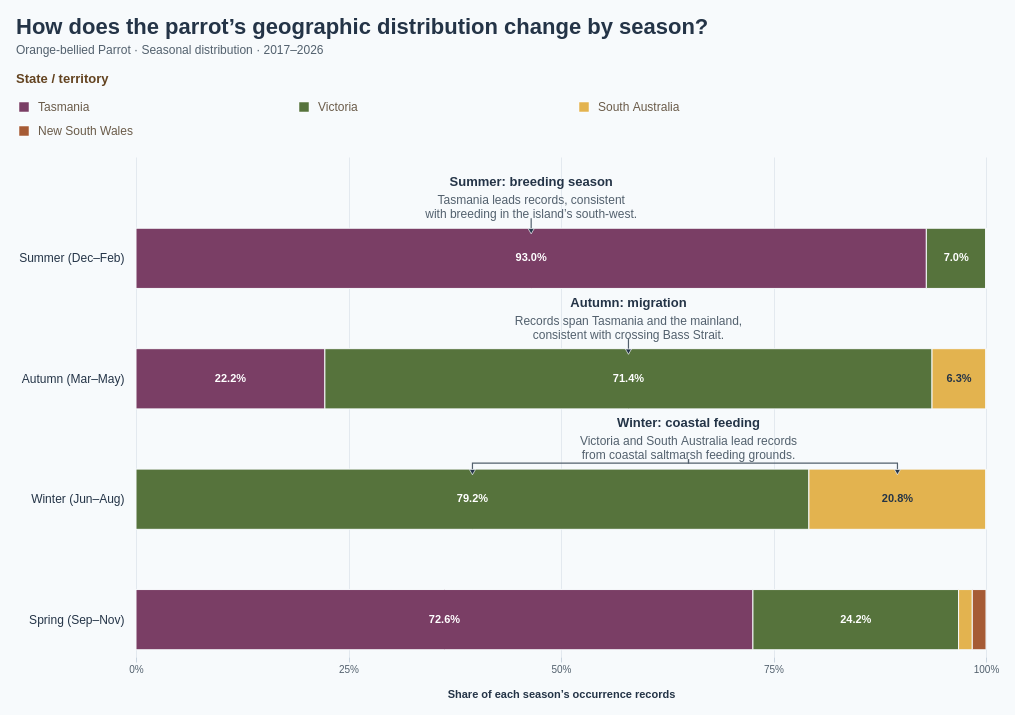

Vega-Lite specification for this chart:
### Vega specification from a JSON file in a GitHub repository (floating-point values rounded to 4 significant figures)
{"$schema": "https://vega.github.io/schema/vega/v5.json", "description": "100% stacked seasonal bars showing geographic distribution of Orange-bellied Parrot occurrence records by state. Source: Dataset/orange_bellied_parrot_cleaned.csv (5,942 PRESENT records in the full source; 2,154 in 2017–2026). Use month when present; recover missing months from complete eventDate (0 records recovered; no conflicting months). Exclude 1,948 records without a usable month and 0 additional month-known records without stateProvince. The remaining 206 records have reported years spanning 2017–2026. No coordinate filter or deduplication is applied. Each bar is normalized by its own seasonal total, using stateProvince as supplied. Australian seasons: Summer Dec–Feb, Autumn Mar–May, Winter Jun–Aug, Spring Sep–Nov. Seasonal shares describe occurrence recording, not abundance or tracked migration. Highlighting does not change counts or denominators. Pointing annotations above the seasonal bars relate the observed summer-to-winter shift to the documented Orange-bellied Parrot migration cycle; occurrence records alone do not track individual birds. Ecological context: NRE Tasmania, About Orange-bellied Parrots. Uses the 10 most recent available observation years (2017–2026), using year with eventDate fallback, including partial 2026. Year filtering occurs before month/state inclusion and seasonal aggregation.", "width": 850, "height": 500, "padding": 16, "background": "#f7fafc", "title": {"text": "How does the parrot’s geographic distribution change by season?", "subtitle": ["Orange-bellied Parrot · Seasonal distribution · 2017–2026"], "anchor": "start", "font": "Arial", "fontSize": 22, "color": "#243447", "subtitleFontSize": 12, "subtitleColor": "#52606d", "offset": 16, "subtitlePadding": 6, "subtitleLineHeight": 16, "fontWeight": "bold", "subtitleFont": "Arial"}, "signals": [{"name": "hoveredRegion", "value": null, "on": [{"events": "@bars:mouseover, @legendSymbols:mouseover, @legendLabels:mouseover", "update": "datum.region"}, {"events": "@bars:mouseout, @legendSymbols:mouseout, @legendLabels:mouseout", "update": "null"}]}, {"name": "selectedRegion", "value": null, "on": [{"events": "@bars:click, @legendSymbols:click, @legendLabels:click", "update": "selectedRegion === datum.region ? null : datum.region"}, {"events": "window:keydown[event.key === 'Escape']", "update": "null"}]}, {"name": "activeRegion", "update": "hoveredRegion != null ? hoveredRegion : selectedRegion"}, {"name": "legendOffset", "value": -120}, {"name": "legendColumnWidth", "value": 280}, {"name": "legendSymbolSize", "value": 100}], "data": [{"name": "regionCounts", "values": [{"season": "Summer", "seasonOrder": 0, "region": "Tasmania", "regionOrder": 0, "count": 53}, {"season": "Summer", "seasonOrder": 0, "region": "Victoria", "regionOrder": 1, "count": 4}, {"season": "Summer", "seasonOrder": 0, "region": "South Australia", "regionOrder": 2, "count": 0}, {"season": "Summer", "seasonOrder": 0, "region": "New South Wales", "regionOrder": 3, "count": 0}, {"season": "Autumn", "seasonOrder": 1, "region": "Tasmania", "regionOrder": 0, "count": 14}, {"season": "Autumn", "seasonOrder": 1, "region": "Victoria", "regionOrder": 1, "count": 45}, {"season": "Autumn", "seasonOrder": 1, "region": "South Australia", "regionOrder": 2, "count": 4}, {"season": "Autumn", "seasonOrder": 1, "region": "New South Wales", "regionOrder": 3, "count": 0}, {"season": "Winter", "seasonOrder": 2, "region": "Tasmania", "regionOrder": 0, "count": 0}, {"season": "Winter", "seasonOrder": 2, "region": "Victoria", "regionOrder": 1, "count": 19}, {"season": "Winter", "seasonOrder": 2, "region": "South Australia", "regionOrder": 2, "count": 5}, {"season": "Winter", "seasonOrder": 2, "region": "New South Wales", "regionOrder": 3, "count": 0}, {"season": "Spring", "seasonOrder": 3, "region": "Tasmania", "regionOrder": 0, "count": 45}, {"season": "Spring", "seasonOrder": 3, "region": "Victoria", "regionOrder": 1, "count": 15}, {"season": "Spring", "seasonOrder": 3, "region": "South Australia", "regionOrder": 2, "count": 1}, {"season": "Spring", "seasonOrder": 3, "region": "New South Wales", "regionOrder": 3, "count": 1}], "transform": [{"type": "joinaggregate", "groupby": ["season"], "fields": ["count"], "ops": ["sum"], "as": ["total"]}, {"type": "formula", "expr": "datum.count / datum.total", "as": "share"}, {"type": "stack", "groupby": ["season"], "field": "count", "sort": {"field": "regionOrder", "order": "ascending"}, "offset": "normalize", "as": ["x0", "x1"]}]}, {"name": "seasonTotals", "source": "regionCounts", "transform": [{"type": "aggregate", "groupby": ["season", "seasonOrder"], "fields": ["count"], "ops": ["sum"], "as": ["total"]}]}, {"name": "regions", "values": [{"region": "Tasmania", "order": 0}, {"region": "Victoria", "order": 1}, {"region": "South Australia", "order": 2}, {"region": "New South Wales", "order": 3}]}, {"name": "seasonInsights", "values": [{"season": "Summer", "heading": "Summer: breeding season", "lines": ["Tasmania leads records, consistent", "with breeding in the island’s south-west."], "position": 0.4649}, {"season": "Autumn", "heading": "Autumn: migration", "lines": ["Records span Tasmania and the mainland,", "consistent with crossing Bass Strait."], "position": 0.5794}, {"season": "Winter", "heading": "Winter: coastal feeding", "lines": ["Victoria and South Australia lead records", "from coastal saltmarsh feeding grounds."], "position": 0.65}]}, {"name": "annotationTargets", "source": "regionCounts", "transform": [{"type": "filter", "expr": "datum.count > 0 && ((datum.season === 'Summer' && datum.region === 'Tasmania') || (datum.season === 'Autumn' && datum.region === 'Victoria') || (datum.season === 'Winter' && (datum.region === 'Victoria' || datum.region === 'South Australia')))"}]}], "scales": [{"name": "x", "type": "linear", "domain": [0, 1], "range": "width", "zero": true, "nice": false}, {"name": "y", "type": "band", "domain": {"data": "seasonTotals", "field": "season", "sort": {"op": "min", "field": "seasonOrder", "order": "ascending"}}, "range": [64, {"signal": "height"}], "paddingInner": 0.5, "paddingOuter": 0.06}, {"name": "color", "type": "ordinal", "domain": ["Tasmania", "Victoria", "South Australia", "New South Wales"], "range": ["#7A3E65", "#56733C", "#E3B34F", "#A65B35"]}], "axes": [{"orient": "bottom", "scale": "x", "title": "Share of each season’s occurrence records", "format": ".0%", "values": [0, 0.25, 0.5, 0.75, 1], "grid": true, "gridColor": "#e3e9ef", "domain": false, "tickColor": "#c9d4df", "labelColor": "#52606d", "titleColor": "#243447", "titlePadding": 14}, {"orient": "left", "scale": "y", "domain": false, "ticks": false, "labelPadding": 12, "labelLimit": 230, "labelFontSize": 12, "labelColor": "#243447", "encode": {"labels": {"update": {"text": {"signal": "datum.value + ' (' + ['Dec–Feb', 'Mar–May', 'Jun–Aug', 'Sep–Nov'][indexof(domain('y'), datum.value)] + ')'"}}}}}], "marks": [{"name": "bars", "type": "rect", "from": {"data": "regionCounts"}, "encode": {"enter": {"cursor": {"value": "pointer"}}, "update": {"x": {"scale": "x", "field": "x0"}, "x2": {"scale": "x", "field": "x1"}, "y": {"scale": "y", "field": "season"}, "height": {"signal": "bandwidth('y')"}, "fill": {"scale": "color", "field": "region"}, "fillOpacity": {"signal": "activeRegion == null || activeRegion === datum.region ? 1 : 0.2"}, "stroke": {"value": "#f7fafc"}, "strokeWidth": {"value": 1}, "tooltip": {"signal": "{'Species': 'Orange-bellied Parrot', 'Season': datum.season, 'State': datum.region, 'Share of seasonal records': format(datum.share, '.1%'), 'State records this season': format(datum.count, ',d'), 'Season total': format(datum.total, ',d'), 'Period': '2017–2026'}"}, "description": {"signal": "datum.season + ', ' + datum.region + ': ' + format(datum.share, '.1%') + ', ' + datum.count + ' records'"}}}}, {"type": "text", "interactive": false, "from": {"data": "regionCounts"}, "encode": {"update": {"x": {"signal": "scale('x', (datum.x0 + datum.x1) / 2)"}, "y": {"scale": "y", "field": "season", "band": 0.5}, "align": {"value": "center"}, "baseline": {"value": "middle"}, "text": {"signal": "datum.share >= 0.05 ? format(datum.share, '.1%') : ''"}, "fontSize": {"value": 11}, "fontWeight": {"value": "bold"}, "fill": {"signal": "datum.region === 'South Australia' ? '#243447' : '#ffffff'"}, "opacity": {"signal": "activeRegion == null || activeRegion === datum.region ? 1 : 0.2"}}}}, {"type": "text", "from": {"data": "seasonTotals"}, "encode": {"update": {"x": {"signal": "width + 12"}, "y": {"scale": "y", "field": "season", "band": 0.5}, "baseline": {"value": "middle"}, "fontSize": {"value": 11}, "fill": {"value": "#52606d"}, "text": {"value": ""}}}}, {"type": "symbol", "name": "legendSymbols", "from": {"data": "regions"}, "encode": {"update": {"x": {"signal": "legendOffset + 8 + (datum.order % 3) * legendColumnWidth"}, "y": {"signal": "-50 + floor(datum.order / 3) * 24"}, "cursor": {"value": "pointer"}, "opacity": {"signal": "activeRegion == null || activeRegion === datum.region ? 1 : 0.3"}, "shape": {"value": "square"}, "size": {"signal": "legendSymbolSize"}, "fill": {"scale": "color", "field": "region"}, "stroke": {"value": "#ffffff"}, "strokeWidth": {"value": 0.5}}}}, {"type": "text", "name": "legendLabels", "from": {"data": "regions"}, "encode": {"update": {"x": {"signal": "legendOffset + 22 + (datum.order % 3) * legendColumnWidth"}, "y": {"signal": "-50 + floor(datum.order / 3) * 24"}, "cursor": {"value": "pointer"}, "opacity": {"signal": "activeRegion == null || activeRegion === datum.region ? 1 : 0.3"}, "text": {"field": "region"}, "align": {"value": "left"}, "baseline": {"value": "middle"}, "fontSize": {"value": 12}, "fill": {"value": "#6a5b49"}, "font": {"value": "Arial"}, "fontWeight": {"value": "normal"}, "limit": {"value": 254}}}}, {"name": "annotationLeaders", "type": "path", "interactive": false, "from": {"data": "annotationTargets"}, "encode": {"update": {"path": {"signal": "'M' + scale('x', (datum.x0 + datum.x1) / 2) + ',' + (scale('y', datum.season) + 3) + ' V' + (scale('y', datum.season) - 6) + ' H' + scale('x', datum.season === 'Winter' ? 0.65 : (datum.x0 + datum.x1) / 2) + ' V' + (scale('y', datum.season) - 10)"}, "stroke": {"value": "#52606d"}, "strokeWidth": {"value": 1.2}, "fill": {"value": null}, "opacity": {"signal": "activeRegion == null || activeRegion === datum.region ? 1 : 0.25"}}}}, {"name": "annotationArrowheads", "type": "symbol", "interactive": false, "from": {"data": "annotationTargets"}, "encode": {"update": {"x": {"signal": "scale('x', (datum.x0 + datum.x1) / 2)"}, "y": {"signal": "scale('y', datum.season) + 3"}, "shape": {"value": "triangle-down"}, "size": {"value": 38}, "fill": {"value": "#243447"}, "stroke": {"value": "#f7fafc"}, "strokeWidth": {"value": 0.7}, "opacity": {"signal": "activeRegion == null || activeRegion === datum.region ? 1 : 0.25"}}}}, {"name": "insightHeadings", "type": "text", "interactive": false, "from": {"data": "seasonInsights"}, "encode": {"update": {"x": {"signal": "width * datum.position"}, "y": {"signal": "scale('y', datum.season) + (-52)"}, "baseline": {"value": "top"}, "text": {"field": "heading"}, "fontSize": {"value": 13}, "fontWeight": {"value": "bold"}, "fill": {"value": "#243447"}, "align": {"value": "center"}}}}, {"name": "insightDetails", "type": "text", "interactive": false, "from": {"data": "seasonInsights"}, "encode": {"update": {"x": {"signal": "width * datum.position"}, "y": {"signal": "scale('y', datum.season) + (-33)"}, "baseline": {"value": "top"}, "text": {"field": "lines"}, "lineHeight": {"value": 14}, "fontSize": {"value": 12}, "fill": {"value": "#52606d"}, "align": {"value": "center"}}}}, {"name": "legendTitle", "type": "text", "interactive": false, "encode": {"update": {"x": {"signal": "legendOffset"}, "y": {"value": -74}, "text": {"value": "State / territory"}, "font": {"value": "Arial"}, "fontSize": {"value": 13}, "fontWeight": {"value": "bold"}, "fill": {"value": "#634320"}}}}], "config": {"font": "Arial", "axis": {"labelFont": "Arial", "titleFont": "Arial"}, "legend": {"labelFont": "Arial", "titleFont": "Arial", "labelFontSize": 12, "titleFontSize": 13, "titleFontWeight": "bold", "labelColor": "#6a5b49", "titleColor": "#634320", "symbolType": "square", "symbolSize": 100, "rowPadding": 8, "columnPadding": 24, "labelOffset": 8}}, "usermeta": {"observationWindow": {"source": "Dataset/orange_bellied_parrot_cleaned.csv", "dateField": "year (eventDate fallback)", "years": [2017, 2018, 2019, 2020, 2021, 2022, 2023, 2024, 2025, 2026], "yearCount": 10, "includesPartialLatestYear": true}}}
